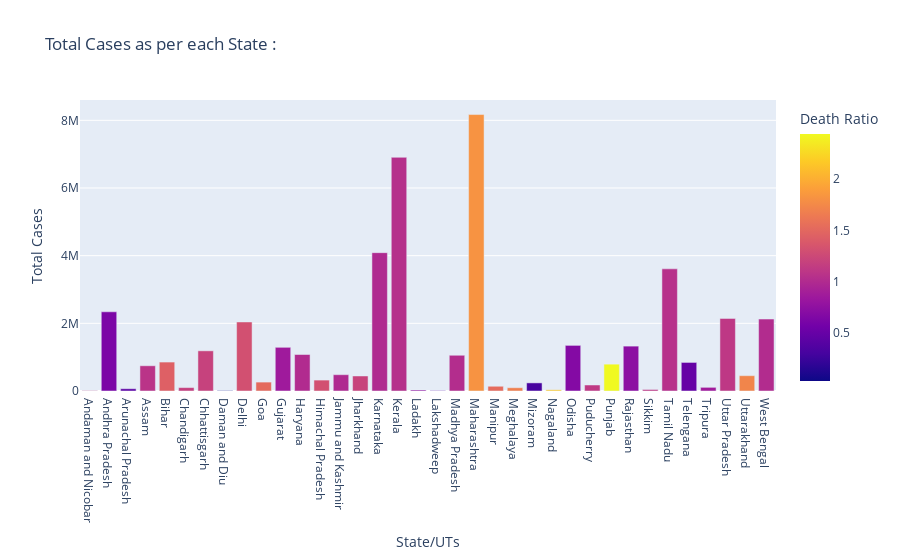

Notebook cell for this chart:
### Code cell
px.bar(df, x="State/UTs", y="Total Cases", color="Death Ratio", title="Total Cases as per each State : ")

### Figure 1 — Plotly figure (JSON) as saved in the notebook; plotly's stock layout.template omitted (floating-point values rounded to 4 significant figures)
{"data": [{"alignmentgroup": "True", "hovertemplate": "State/UTs=%{x}<br>Total Cases=%{y}<br>Death Ratio=%{marker.color}<extra></extra>", "legendgroup": "", "marker": {"color": [1.2, 0.63, 0.44, 1.08, 1.44, 1.18, 1.19, 0.03, 1.31, 1.52, 0.86, 1, 1.31, 0.99, 1.2, 0.99, 1.04, 0.78, 0.46, 1.02, 1.82, 1.53, 1.68, 0.31, 2.17, 0.68, 1.12, 2.44, 0.73, 1.12, 1.05, 0.49, 0.87, 1.11, 1.72, 1.01], "coloraxis": "coloraxis", "pattern": {"shape": ""}}, "name": "", "offsetgroup": "", "orientation": "v", "showlegend": false, "textposition": "auto", "type": "bar", "x": ["Andaman and Nicobar", "Andhra Pradesh", "Arunachal Pradesh", "Assam", "Bihar", "Chandigarh", "Chhattisgarh", "Daman and Diu", "Delhi", "Goa", "Gujarat", "Haryana", "Himachal Pradesh", "Jammu and Kashmir", "Jharkhand", "Karnataka", "Kerala", "Ladakh", "Lakshadweep", "Madhya Pradesh", "Maharashtra", "Manipur", "Meghalaya", "Mizoram", "Nagaland", "Odisha", "Puducherry", "Punjab", "Rajasthan", "Sikkim", "Tamil Nadu", "Telengana", "Tripura", "Uttar Pradesh", "Uttarakhand", "West Bengal"], "xaxis": "x", "y": [10766, 2340676, 67049, 746159, 855267, 100693, 1187695, 11592, 2040910, 263346, 1291383, 1078903, 322905, 482023, 443826, 4088769, 6907241, 29602, 11415, 1056351, 8171048, 140034, 96983, 239560, 36033, 1348409, 177547, 793644, 1326465, 44927, 3610655, 844432, 108493, 2145431, 452571, 2126282], "yaxis": "y"}], "layout": {"barmode": "relative", "coloraxis": {"colorbar": {"title": {"text": "Death Ratio"}}, "colorscale": [[0, "#0d0887"], [0.1111, "#46039f"], [0.2222, "#7201a8"], [0.3333, "#9c179e"], [0.4444, "#bd3786"], [0.5556, "#d8576b"], [0.6667, "#ed7953"], [0.7778, "#fb9f3a"], [0.8889, "#fdca26"], [1, "#f0f921"]]}, "legend": {"tracegroupgap": 0}, "title": {"text": "Total Cases as per each State : "}, "xaxis": {"anchor": "y", "domain": [0, 1], "title": {"text": "State/UTs"}}, "yaxis": {"anchor": "x", "domain": [0, 1], "title": {"text": "Total Cases"}}}}
